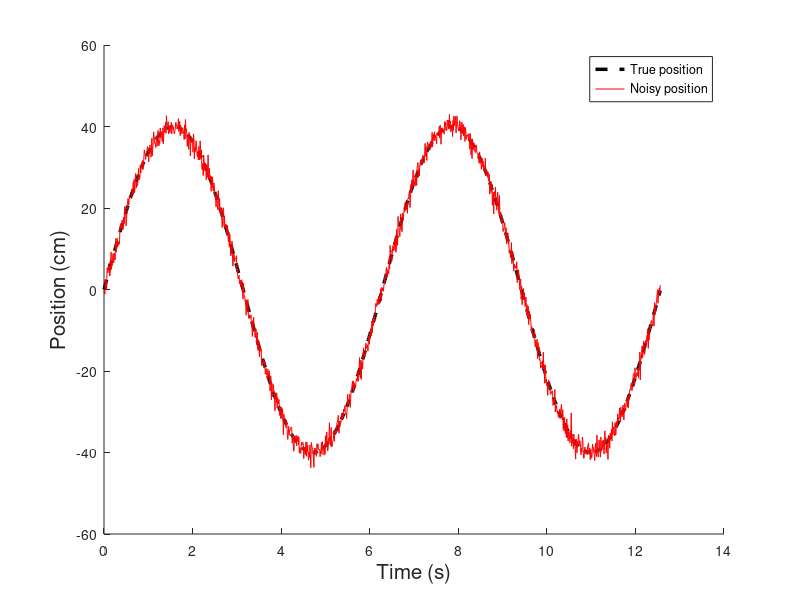

Source code (MATLAB):

clear all; clc; close all;

% Discretization of continuous system
dt = 0.01;

% Generate time array
t = 0:dt:4*pi;

%%%%%%% Kalman filter matrices %%%%%%%%%%%%%%%%%%%%%%%%%%%%%%%%%%%%%%%%%%%%
% State transition matrix
A = [1 dt dt^2/2;
     0  1     dt;
     0  0     1];

% System noise and covariance matrix
SigmaQ = 0.3;
Q=[ SigmaQ^6/36    SigmaQ^5/12   SigmaQ^4/6
    SigmaQ^5/12    SigmaQ^4/4    SigmaQ^3/2
    SigmaQ^4/6     SigmaQ^3/2    SigmaQ^2];

% Observation matrix
C = [1 0 0];

% Observation noise and covariance matrix
Sigma = 1.5;
R=(Sigma^2);

% Initialize state and error covariance matrices
xInit = zeros(3,1);
PInit = diag([1 1 1]).*10^5;

%%%%%%%%%%%%%%%%%%%%%%%%%%%%%%%%%%%%%%%%%%%%%%%%%%%%%%%%%%%%%%%%%%%%%%%%%%%

% Generate signal and noise corrupted signal
Signal = 40*sin(t);
SignalNoisy = Signal + sqrt(R)*randn(size(R,1),length(Signal));

% LQE function
%  x = KalmanFilter(A,C,Q,R,xInit,PInit,%insert noisy signal here);

%% Plots
set(0,'DefaultFigureWindowStyle','docked')

figure(1);set(gcf,'color','white');
hold on;
plot(t,Signal,'--k','linewidth',2.5);
plot(t,SignalNoisy(1,:),'r');
% plot(t,%insert estimate signal here,'b','linewidth',1.5);

legend('True position','Noisy position','Filtered Signal');

xlabel('Time (s)','fontsize',15);
ylabel('Position (cm)','fontsize',15);



